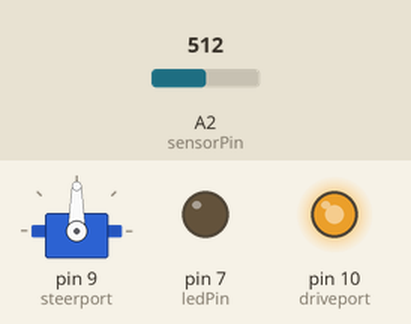
Bench run of a sketch on a simulated Arduino Uno, built with avr-gcc and run on an emulated ATmega328P. Parts: servo, output pins drawn as LEDs (lit = HIGH). The test bench sets the inputs (shaded band); at power-on: A2 (sensorPin) = 512.

Above: at 1.2 s.
1.3 s: A2 (sensorPin) set to 190
Timing chart, 0 to 4.3 s (numbered marks = the images above; inputs shaded):
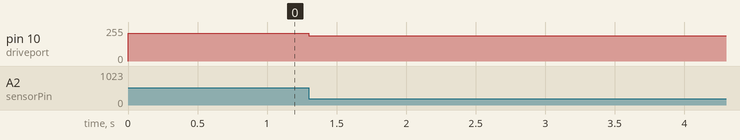

Measured:
- after the input at 1.3 s, pin 10 (driveport): 210/255 → 191/255 at once

The sketch:

Perhap_Echo_2019.ino
```cpp
int ledPin = 7;
int sensorPin = A2;
int sensorValue = 0;
int TrueSpeed;

#include <Servo.h>
int driveport = 10;
int steerport = 9;
Servo driveservo;

void setup() {
  pinMode(10, OUTPUT); //motor
  driveservo.attach(steerport);
  pinMode(7, OUTPUT);
}

void Forward() {
  TrueSpeed = 254;
  analogWrite(10, 210);
  //delay(5000);
}

 void Stop() {
   TrueSpeed = 191;
   analogWrite(driveport, TrueSpeed);
   delay(5000);
  }


void loop() {
  // put your main code here, to run repeatedly:
   sensorValue = analogRead(sensorPin);

   while (sensorValue >= 200){
    Forward();
    sensorValue = analogRead(sensorPin);
   } if (sensorValue < 200){
    Stop();
   }
   sensorValue = analogRead(sensorPin);
   }
```
